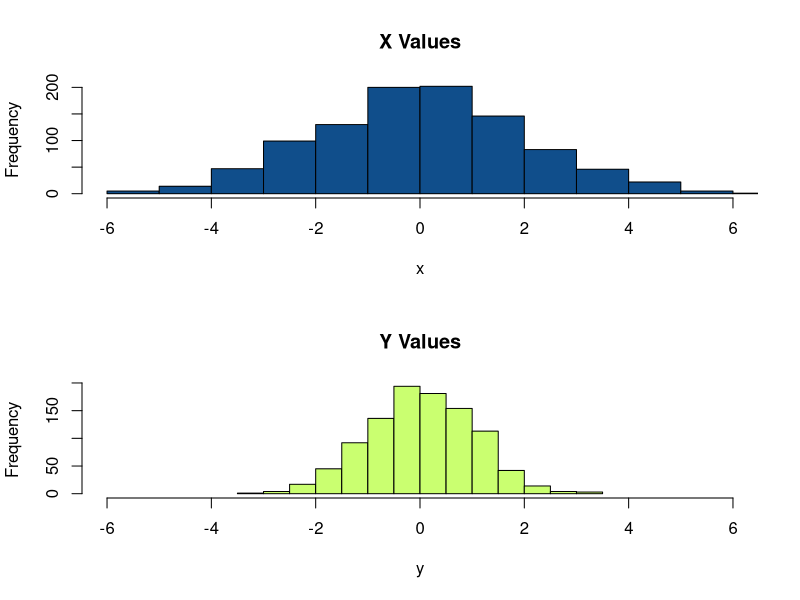
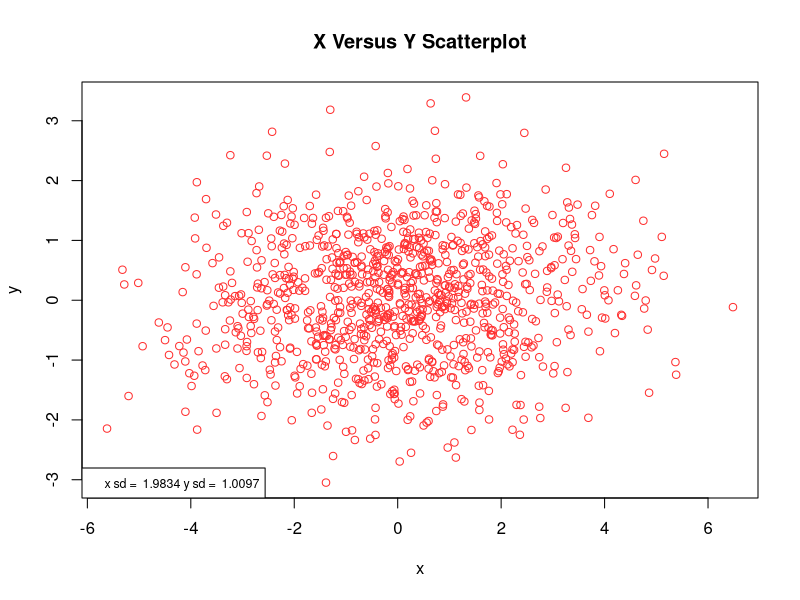

Source code (R) for these figures, in order:
#R Test Number 5

#generate random samples
set.seed(123)
x <- rnorm(1000, mean = 0, sd = 2)
y <- rnorm(1000, mean = 0, sd = 1)

#create new object
new_obj <- cbind(x,y)

#apply function to find sd
apply(new_obj,2,sd)

#create histograms
par(mfrow = c(2,1))

hist(x, main = "X Values", col = "dodgerblue4", xlim = c(-6,6))
hist(y, main = "Y Values", col = "darkolivegreen1", xlim = c(-6,6))

#create scatter plot for x and y values
par(mfrow = c(1,1))
plot(x,y, main = "X Versus Y Scatterplot", col = "firebrick1")
legend("bottomleft", legend=c(print(paste("x sd = ", round(sd(x), digits = 4), print(paste("y sd = ", round(sd(y), digits = 4)))))), cex = 0.75)

